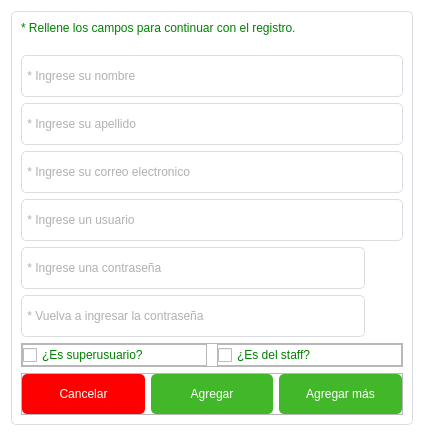
<?xml version="1.0" encoding="UTF-8"?>
<ui version="4.0">
 <class>Dialog</class>
 <widget class="QDialog" name="Dialog">
  <property name="geometry">
   <rect>
    <x>0</x>
    <y>0</y>
    <width>424</width>
    <height>436</height>
   </rect>
  </property>
  <property name="windowTitle">
   <string>Nuevo usuario</string>
  </property>
  <property name="autoFillBackground">
   <bool>false</bool>
  </property>
  <property name="styleSheet">
   <string notr="true">QDialog {
	background-color : #FFF;
	margin : 0px;
	padding : 0px;
}

QFrame#content {
	background-color : transparent;
	border: 1px solid #DADDE1;
	border-radius: 5px;
	min-width : 400px;
	min-height : 412px;
}

QLabel {
	font : 77 12px &quot;Arial&quot;;
	color : green;
}

QLineEdit {
	background-color : transparent;
	border : 1px solid #DADDE1;
	border-radius : 5px;
	color : #616161;
	min-height : 40px;
	font : 77 18px &quot;Arial&quot;;
}

QPushButton {
	color : #FFFFFF;
	border-style : solid;
	border-radius: 5px;
	min-height : 40px;
	font : 77 18px &quot;Arial&quot;;
}

QPushButton#btn_login {
	background-color : #1877F2;
}

QPushButton#btn_login:pressed {
	background-color : transparent;
	color : #1877F2;
	border: 1px solid #1877F2;
	border-radius: 5px;
}

QPushButton#btn_signup {
	background-color : #42B72A;
}

QPushButton#btn_signup:hover, #btn_exit:hover, #btn_login:hover, #btn_cancel:hover {
	border: 1px solid #FFF;
	border-radius: 5px;
}

QPushButton#btn_signup:pressed {
	background-color : transparent;
	color : #42B72A;
	border: 1px solid #42B72A;
	border-radius: 5px;
}

QPushButton#btn_exit {
	background-color : #616161;
}

QPushButton#btn_exit:pressed {
	background-color : transparent;
	color : #616161;
	border: 1px solid #616161;
	border-radius: 5px;
}

QPushButton#btn_forgotten_password {
	border-style: outset;
	border-width: 0px;
	color : #1877F2;
	font : 77 15px &quot;Arial&quot;;
}

QPushButton#btn_forgotten_password:hover {
	text-decoration: underline;
}

QPushButton#btn_cancel {
	background-color : red;
}

QPushButton#btn_cancel:pressed {
	background-color : transparent;
	color : red;
	border: 1px solid red;
	border-radius: 5px;
}

QPushButton#btn_show_password, #btn_show_repassword {
	qproperty-icon: url(C:/Users/fgmcx/Documents/PycharmProjects/pythonProject1/icon/candado-cerrado.png);
	qproperty-iconSize: 24px;
	min-widgth : 32px;
	min-height : 32px;
}

QPushButton#btn_show_password:hover, #btn_show_repassword:hover {
	background-color : #DADDE1;
}
</string>
  </property>
  <layout class="QVBoxLayout" name="verticalLayout">
   <item>
    <widget class="QFrame" name="content">
     <property name="frameShape">
      <enum>QFrame::StyledPanel</enum>
     </property>
     <property name="frameShadow">
      <enum>QFrame::Raised</enum>
     </property>
     <layout class="QVBoxLayout" name="verticalLayout_2">
      <item>
       <widget class="QLabel" name="lbl_info">
        <property name="text">
         <string>* Rellene los campos para continuar con el registro.</string>
        </property>
       </widget>
      </item>
      <item>
       <spacer name="verticalSpacer">
        <property name="orientation">
         <enum>Qt::Vertical</enum>
        </property>
        <property name="sizeHint" stdset="0">
         <size>
          <width>20</width>
          <height>40</height>
         </size>
        </property>
       </spacer>
      </item>
      <item>
       <widget class="QLineEdit" name="tfd_name">
        <property name="placeholderText">
         <string> * Ingrese su nombre</string>
        </property>
        <property name="clearButtonEnabled">
         <bool>true</bool>
        </property>
       </widget>
      </item>
      <item>
       <widget class="QLineEdit" name="tfd_surname">
        <property name="placeholderText">
         <string> * Ingrese su apellido</string>
        </property>
        <property name="clearButtonEnabled">
         <bool>true</bool>
        </property>
       </widget>
      </item>
      <item>
       <widget class="QLineEdit" name="tfd_email">
        <property name="placeholderText">
         <string> * Ingrese su correo electronico</string>
        </property>
        <property name="clearButtonEnabled">
         <bool>true</bool>
        </property>
       </widget>
      </item>
      <item>
       <widget class="QLineEdit" name="tfd_user">
        <property name="placeholderText">
         <string> * Ingrese un usuario</string>
        </property>
        <property name="clearButtonEnabled">
         <bool>true</bool>
        </property>
       </widget>
      </item>
      <item>
       <layout class="QHBoxLayout" name="horizontalLayout_3">
        <item>
         <widget class="QLineEdit" name="tfd_password">
          <property name="echoMode">
           <enum>QLineEdit::Password</enum>
          </property>
          <property name="placeholderText">
           <string> * Ingrese una contraseña</string>
          </property>
          <property name="clearButtonEnabled">
           <bool>true</bool>
          </property>
         </widget>
        </item>
        <item>
         <widget class="QPushButton" name="btn_show_password">
          <property name="text">
           <string/>
          </property>
         </widget>
        </item>
       </layout>
      </item>
      <item>
       <layout class="QHBoxLayout" name="horizontalLayout_2">
        <item>
         <widget class="QLineEdit" name="tfd_repassword">
          <property name="echoMode">
           <enum>QLineEdit::Password</enum>
          </property>
          <property name="placeholderText">
           <string> * Vuelva a ingresar la contraseña</string>
          </property>
          <property name="clearButtonEnabled">
           <bool>true</bool>
          </property>
         </widget>
        </item>
        <item>
         <widget class="QPushButton" name="btn_show_repassword">
          <property name="text">
           <string/>
          </property>
         </widget>
        </item>
       </layout>
      </item>
      <item>
       <widget class="QFrame" name="frame_2">
        <property name="styleSheet">
         <string notr="true">QLineEdit, QTextEdit, QComboBox, QSpinBox, QDoubleSpinBox {
	background-color : transparent;
	border : 1px solid #DADDE1;
	border-radius : 5px;
	color : #616161;
	min-height : 40px;
	font : 77 18px &quot;Arial&quot;;
}</string>
        </property>
        <property name="frameShape">
         <enum>QFrame::StyledPanel</enum>
        </property>
        <property name="frameShadow">
         <enum>QFrame::Raised</enum>
        </property>
        <layout class="QHBoxLayout" name="horizontalLayout_4">
         <property name="spacing">
          <number>10</number>
         </property>
         <property name="leftMargin">
          <number>0</number>
         </property>
         <property name="topMargin">
          <number>0</number>
         </property>
         <property name="rightMargin">
          <number>0</number>
         </property>
         <property name="bottomMargin">
          <number>0</number>
         </property>
         <item>
          <widget class="QFrame" name="frame_8">
           <property name="frameShape">
            <enum>QFrame::StyledPanel</enum>
           </property>
           <property name="frameShadow">
            <enum>QFrame::Raised</enum>
           </property>
           <layout class="QVBoxLayout" name="verticalLayout_6">
            <property name="spacing">
             <number>10</number>
            </property>
            <property name="leftMargin">
             <number>0</number>
            </property>
            <property name="topMargin">
             <number>0</number>
            </property>
            <property name="rightMargin">
             <number>0</number>
            </property>
            <property name="bottomMargin">
             <number>0</number>
            </property>
            <item>
             <widget class="QCheckBox" name="cbx_is_super_user">
              <property name="styleSheet">
               <string notr="true">QCheckBox {
	font : 16px &quot;Arial&quot;;
	color: green;
}</string>
              </property>
              <property name="text">
               <string>¿Es superusuario?</string>
              </property>
             </widget>
            </item>
           </layout>
          </widget>
         </item>
         <item>
          <widget class="QFrame" name="frame_9">
           <property name="frameShape">
            <enum>QFrame::StyledPanel</enum>
           </property>
           <property name="frameShadow">
            <enum>QFrame::Raised</enum>
           </property>
           <layout class="QHBoxLayout" name="horizontalLayout_5">
            <property name="spacing">
             <number>0</number>
            </property>
            <property name="leftMargin">
             <number>0</number>
            </property>
            <property name="topMargin">
             <number>0</number>
            </property>
            <property name="rightMargin">
             <number>0</number>
            </property>
            <property name="bottomMargin">
             <number>0</number>
            </property>
            <item>
             <widget class="QCheckBox" name="cbx_is_staff">
              <property name="styleSheet">
               <string notr="true">QCheckBox {
	font : 16px &quot;Arial&quot;;
	color: green;
}</string>
              </property>
              <property name="text">
               <string>¿Es del staff?</string>
              </property>
             </widget>
            </item>
           </layout>
          </widget>
         </item>
        </layout>
       </widget>
      </item>
      <item>
       <widget class="QFrame" name="frame">
        <property name="frameShape">
         <enum>QFrame::StyledPanel</enum>
        </property>
        <property name="frameShadow">
         <enum>QFrame::Raised</enum>
        </property>
        <layout class="QHBoxLayout" name="horizontalLayout">
         <property name="leftMargin">
          <number>0</number>
         </property>
         <property name="topMargin">
          <number>0</number>
         </property>
         <property name="rightMargin">
          <number>0</number>
         </property>
         <property name="bottomMargin">
          <number>0</number>
         </property>
         <item>
          <widget class="QPushButton" name="btn_cancel">
           <property name="sizePolicy">
            <sizepolicy hsizetype="Preferred" vsizetype="Fixed">
             <horstretch>0</horstretch>
             <verstretch>0</verstretch>
            </sizepolicy>
           </property>
           <property name="toolTip">
            <string>Mostrar productos</string>
           </property>
           <property name="styleSheet">
            <string notr="true">QPushButton {
	color : #FFFFFF;
	border-style : solid;
	border-radius: 5px;
	min-height : 40px;
	font : 77 18px &quot;Arial&quot;;
	background-color : red;
	padding-left : 20px;
	padding-right : 20px;
}

QPushButton:hover {
	border: 1px solid #FFF;
	border-radius: 5px;
}

QPushButton:pressed {
	background-color : transparent;
	color : red;
	border: 1px solid red;
	border-radius: 5px;
}

</string>
           </property>
           <property name="text">
            <string>Cancelar</string>
           </property>
          </widget>
         </item>
         <item>
          <widget class="QPushButton" name="btn_accept">
           <property name="sizePolicy">
            <sizepolicy hsizetype="Preferred" vsizetype="Fixed">
             <horstretch>0</horstretch>
             <verstretch>0</verstretch>
            </sizepolicy>
           </property>
           <property name="toolTip">
            <string>Mostrar productos</string>
           </property>
           <property name="styleSheet">
            <string notr="true">QPushButton {
	color : #FFFFFF;
	border-style : solid;
	border-radius: 5px;
	min-height : 40px;
	font : 77 18px &quot;Arial&quot;;
	background-color : #42B72A;
	padding-left : 20px;
	padding-right : 20px;
}

QPushButton:hover {
	border: 1px solid #FFF;
	border-radius: 5px;
}

QPushButton:pressed {
	background-color : transparent;
	color : #42B72A;
	border: 1px solid #42B72A;
	border-radius: 5px;
}

</string>
           </property>
           <property name="text">
            <string>Agregar</string>
           </property>
          </widget>
         </item>
         <item>
          <widget class="QPushButton" name="btn_accept_and_new">
           <property name="sizePolicy">
            <sizepolicy hsizetype="Preferred" vsizetype="Fixed">
             <horstretch>0</horstretch>
             <verstretch>0</verstretch>
            </sizepolicy>
           </property>
           <property name="toolTip">
            <string>Mostrar productos</string>
           </property>
           <property name="styleSheet">
            <string notr="true">QPushButton {
	color : #FFFFFF;
	border-style : solid;
	border-radius: 5px;
	min-height : 40px;
	font : 77 18px &quot;Arial&quot;;
	background-color : #42B72A;
	padding-left : 20px;
	padding-right : 20px;
}

QPushButton:hover {
	border: 1px solid #FFF;
	border-radius: 5px;
}

QPushButton:pressed {
	background-color : transparent;
	color : #42B72A;
	border: 1px solid #42B72A;
	border-radius: 5px;
}

</string>
           </property>
           <property name="text">
            <string>Agregar más</string>
           </property>
          </widget>
         </item>
        </layout>
       </widget>
      </item>
     </layout>
    </widget>
   </item>
  </layout>
 </widget>
 <resources/>
 <connections/>
</ui>
